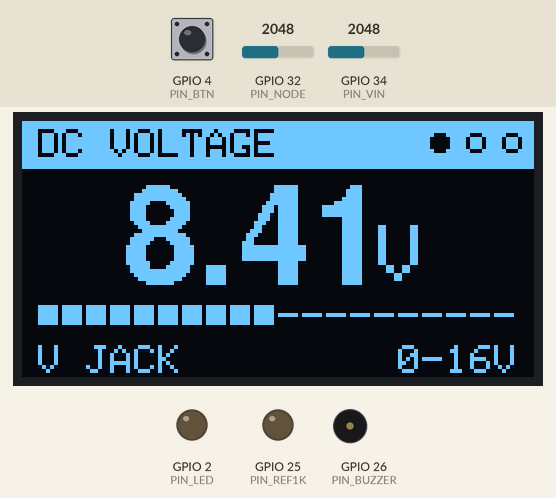
Simulated run of this sketch. Board: ESP32. Shown: 128×64 one-colour display, output pins drawn as LEDs (lit = HIGH), buzzer (waves = sounding, pin HIGH). The inputs (shaded band) are chosen by the test bench; at power-on: GPIO 4 (PIN_BTN) HIGH, GPIO 32 (PIN_NODE) = 2048, GPIO 34 (PIN_VIN) = 2048 (analog values on the 0–4095 scale). What the sketch prints to the serial monitor is not drawn.

Above: at 4.8 s.
4.9 s: GPIO 4 (PIN_BTN) pulled LOW for 0.15 s
At 5.26 s:
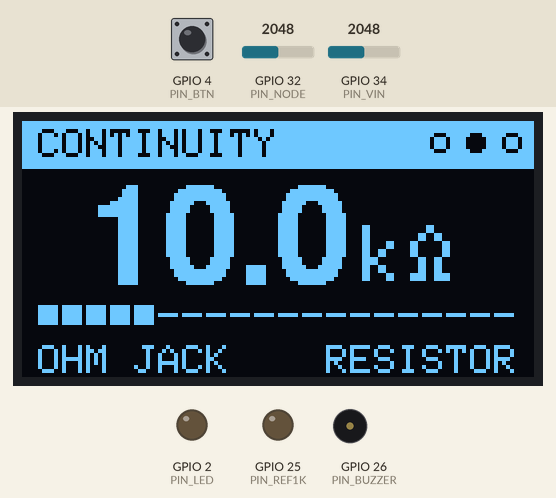
5.6 s: GPIO 32 (PIN_NODE) set to 204
At 6.68 s:
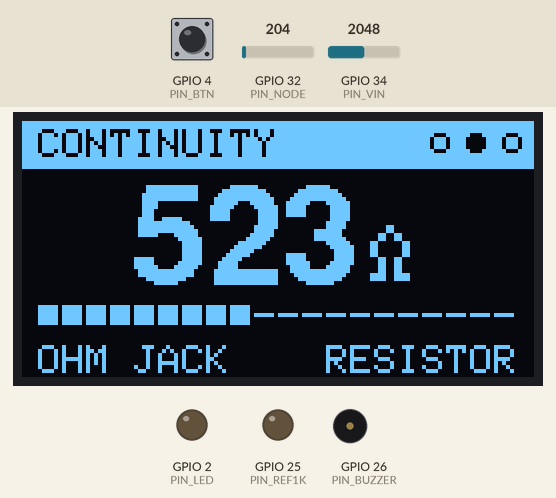
7.5 s: GPIO 32 (PIN_NODE) set to 177
At 8.17 s:
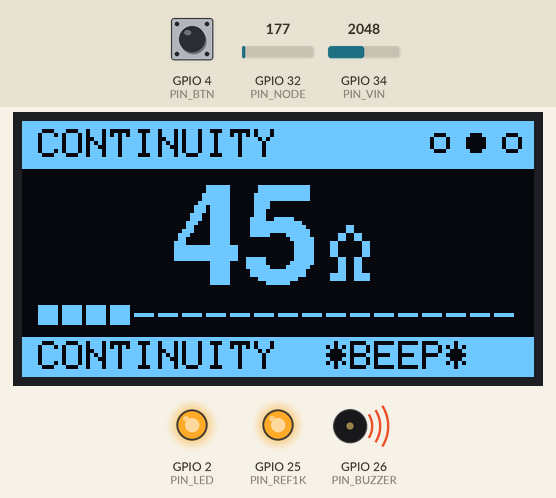
9.4 s: GPIO 4 (PIN_BTN) pulled LOW for 1 s
At 11.0 s:
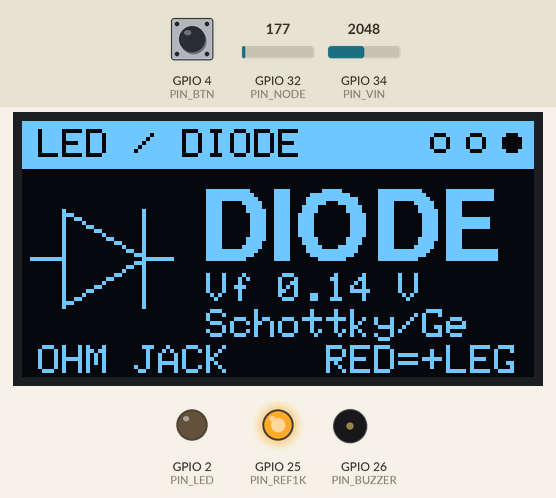
11.9 s: GPIO 32 (PIN_NODE) set to 4095
At 13.1 s:
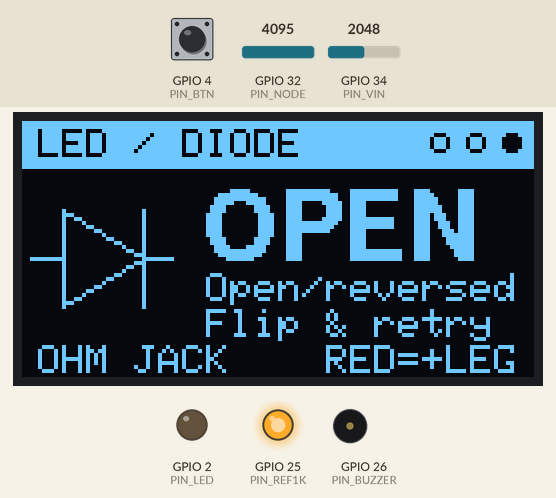
13.9 s: GPIO 32 (PIN_NODE) set to 3789
16.3 s: GPIO 32 (PIN_NODE) set to 3722
At 17.57 s:
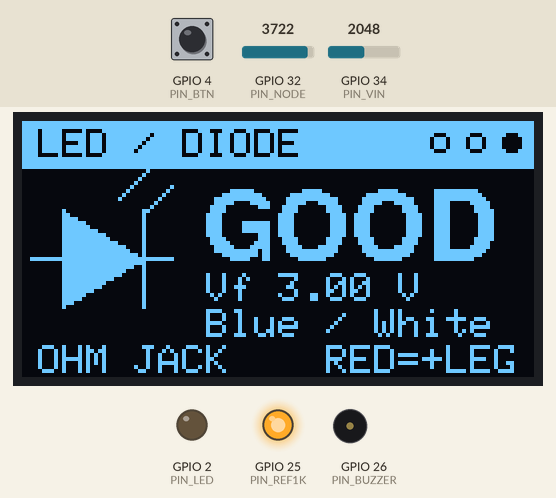
Timing chart, 0 to 19.3 s (numbered marks = the images above; inputs shaded):
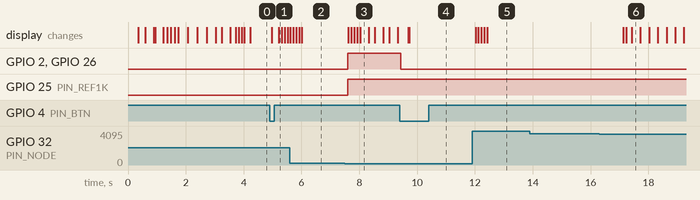

Measured:
- the behaviour switches between 187 and 186 on GPIO 32 (PIN_NODE) (found by bisection; images 2 and 3)
- the behaviour switches between 3723 and 3722 on GPIO 32 (PIN_NODE) (found by bisection; images 5 and 6)
- after the input at 4.9 s, the display: first changes after 0.08 s (image 1 shows a later state)
- after the input at 5.6 s, the display: first differs from a run without the input after 0.12 s (image 2 shows a later state)
- after the input at 7.5 s, GPIO 2 (PIN_LED), GPIO 26 (PIN_BUZZER): LOW → HIGH after 0.10 s; GPIO 25 (PIN_REF1K): LOW → HIGH after 0.09 s; the display: first changes after 0.13 s (image 3 shows a later state)
- after the input at 9.4 s, GPIO 2 (PIN_LED), GPIO 26 (PIN_BUZZER): HIGH → LOW at once; the display: first changes after 0.29 s (image 4 shows a later state)
- after the input at 11.9 s, the display: first changes after 0.12 s (image 5 shows a later state)
- after the input at 13.9 s, every drawn part: stays the same
- after the input at 16.3 s, the display: changes after 0.83 s (image 6)

The sketch:

ESP32_Multimeter.ino
```cpp
#include <Wire.h>
#include <Adafruit_GFX.h>
#include <Adafruit_SSD1306.h>
#include <Fonts/FreeSansBold18pt7b.h>
#include <Fonts/FreeSansBold12pt7b.h>
#include <Fonts/FreeSansBold9pt7b.h>

#define SCREEN_W   128
#define SCREEN_H   64
#define OLED_ADDR  0x3C

#define PIN_SDA     21
#define PIN_SCL     22
#define PIN_BTN      4
#define PIN_VIN     34
#define PIN_NODE    32
#define PIN_REF10K  33
#define PIN_REF1K   25
#define PIN_BUZZER  26
#define PIN_LED      2

#define DEBUG_SERIAL 1

const float R_TOP         = 82000.0f;
const float R_BOTTOM      = 20000.0f;
const float V_CAL         = 1.000f;
const float PIN_OFFSET_MV = 0.0f;
const float V_DEADBAND    = 0.90f;
const float R_HIGH        = 10000.0f;
const float R_LOW         = 1000.0f;
const float VCC_MV        = 3300.0f;
const float SHORT_MV      = 100.0f;
const float CONT_OHMS     = 50.0f;

const char U_V[]    = "V";
const char U_OHM[]  = "\xEA";
const char U_KOHM[] = "k\xEA";
const char U_MOHM[] = "M\xEA";

Adafruit_SSD1306 display(SCREEN_W, SCREEN_H, &Wire, -1);

enum Mode { MODE_VOLT, MODE_OHM, MODE_LED, MODE_COUNT };
enum { OHM_OPEN, OHM_SHORT, OHM_VALUE };
struct OhmResult { uint8_t state; float ohms; };

int      mode     = MODE_VOLT;
float    vFilt    = -1, vShown = 0, rShown = 0, lFilt = -1, barAnim = 0;
uint32_t lastDraw = 0;

bool buttonPressed() {
  static bool last = HIGH;
  static uint32_t t = 0;
  bool now = digitalRead(PIN_BTN);
  bool fired = (last == HIGH && now == LOW && millis() - t > 200);
  if (fired) t = millis();
  last = now;
  return fired;
}

void setBeep(bool on) {
  digitalWrite(PIN_BUZZER, on);
  digitalWrite(PIN_LED, on);
}

void refsOff() {
  pinMode(PIN_REF10K, INPUT);
  pinMode(PIN_REF1K, INPUT);
}

float readMv(uint8_t pin, uint8_t n) {
  uint16_t s[64];
  if (n > 64) n = 64;
  analogReadMilliVolts(pin);
  analogReadMilliVolts(pin);
  for (uint8_t i = 0; i < n; i++) s[i] = (uint16_t)analogReadMilliVolts(pin);
  for (uint8_t i = 1; i < n; i++) {
    uint16_t k = s[i];
    int j = i - 1;
    while (j >= 0 && s[j] > k) { s[j + 1] = s[j]; j--; }
    s[j + 1] = k;
  }
  uint8_t lo = n / 4, hi = n - n / 4;
  uint32_t sum = 0;
  for (uint8_t i = lo; i < hi; i++) sum += s[i];
  return sum / (float)(hi - lo);
}

void drawHeader(const char* title) {
  display.fillRect(0, 0, SCREEN_W, 12, SSD1306_WHITE);
  display.setFont();
  display.setTextSize(1);
  display.setTextColor(SSD1306_BLACK);
  display.setCursor(4, 2);
  display.print(title);
  for (int i = 0; i < MODE_COUNT; i++) {
    int cx = 104 + i * 9;
    if (i == mode) display.fillCircle(cx, 5, 2, SSD1306_BLACK);
    else           display.drawCircle(cx, 5, 2, SSD1306_BLACK);
  }
}

void footerText(const char* left, const char* right) {
  display.setFont();
  display.setTextSize(1);
  display.setTextColor(SSD1306_WHITE);
  display.setCursor(4, 56);
  display.print(left);
  display.setCursor(124 - (int)strlen(right) * 6, 56);
  display.print(right);
}

void drawSegBar(float frac, int y) {
  frac = constrain(frac, 0.0f, 1.0f);
  int on = (int)(frac * 20.0f + 0.5f);
  for (int i = 0; i < 20; i++) {
    int x = 4 + i * 6;
    if (i < on) display.fillRect(x, y, 5, 5, SSD1306_WHITE);
    else        display.drawFastHLine(x, y + 2, 5, SSD1306_WHITE);
  }
}

void drawSegBarAnim(float target, int y) {
  target = constrain(target, 0.0f, 1.0f);
  barAnim += (target - barAnim) * 0.35f;
  drawSegBar(barAnim, y);
}

const GFXfont* chooseFont(const char* s, int maxW, int16_t* x1, int16_t* y1, uint16_t* w, uint16_t* h) {
  const GFXfont* fonts[3] = { &FreeSansBold18pt7b, &FreeSansBold12pt7b, &FreeSansBold9pt7b };
  for (int i = 0; i < 3; i++) {
    display.setFont(fonts[i]);
    display.setTextSize(1);
    display.getTextBounds(s, 0, 0, x1, y1, w, h);
    if ((int)*w <= maxW) return fonts[i];
  }
  return fonts[2];
}

void drawValue(const char* val, const char* unit, int cy) {
  int unitW = (int)strlen(unit) * 12;
  int reserve = unitW ? unitW + 4 : 0;
  int16_t x1, y1, rx, ry;
  uint16_t w, h, rw, rh;
  const GFXfont* f = chooseFont(val, 122 - reserve, &x1, &y1, &w, &h);
  display.setFont(f);
  display.getTextBounds("0", 0, 0, &rx, &ry, &rw, &rh);
  int baseY  = cy - (ry + (int)rh / 2);
  int startX = (SCREEN_W - ((int)w + reserve)) / 2;
  display.setTextColor(SSD1306_WHITE);
  display.setCursor(startX - x1, baseY);
  display.print(val);
  if (unitW) {
    display.setFont();
    display.setTextSize(2);
    display.setCursor(startX + (int)w + 4, baseY - 14);
    display.print(unit);
  }
  display.setFont();
  display.setTextSize(1);
}

void drawFitLeft(const char* s, int x, int cy, int maxW) {
  int16_t x1, y1, rx, ry;
  uint16_t w, h, rw, rh;
  const GFXfont* f = chooseFont(s, maxW, &x1, &y1, &w, &h);
  display.setFont(f);
  display.getTextBounds("0", 0, 0, &rx, &ry, &rw, &rh);
  int baseY = cy - (ry + (int)rh / 2);
  display.setTextColor(SSD1306_WHITE);
  display.setCursor(x - x1, baseY);
  display.print(s);
  display.setFont();
  display.setTextSize(1);
}

void drawSmall(const char* s, int x, int y) {
  display.setFont();
  display.setTextSize(1);
  display.setTextColor(SSD1306_WHITE);
  display.setCursor(x, y);
  display.print(s);
}

void drawLedIcon(bool good, bool raysOn) {
  display.drawFastHLine(2, 34, 8, SSD1306_WHITE);
  display.drawFastHLine(30, 34, 8, SSD1306_WHITE);
  if (good) display.fillTriangle(10, 22, 10, 46, 30, 34, SSD1306_WHITE);
  else      display.drawTriangle(10, 22, 10, 46, 30, 34, SSD1306_WHITE);
  display.drawFastVLine(30, 22, 25, SSD1306_WHITE);
  if (good && raysOn) {
    display.drawLine(24, 19, 31, 12, SSD1306_WHITE);
    display.drawLine(30, 23, 37, 16, SSD1306_WHITE);
  }
}

void wipe() {
  for (int x = 0; x <= SCREEN_W; x += 32) {
    display.fillRect(0, 0, x, SCREEN_H, SSD1306_WHITE);
    display.display();
  }
  for (int x = 0; x <= SCREEN_W; x += 32) {
    display.fillRect(0, 0, x, SCREEN_H, SSD1306_BLACK);
    display.display();
  }
}

void drawBolt() {
  display.fillTriangle(72, 6, 54, 34, 66, 34, SSD1306_WHITE);
  display.fillTriangle(58, 58, 76, 30, 62, 30, SSD1306_WHITE);
}

void drawBrandScene(int blockX, int tagOff) {
  display.clearDisplay();
  display.setFont();
  display.setTextSize(2);
  display.setTextColor(SSD1306_WHITE);
  display.setCursor(10, 2);
  display.print("TechTadka");
  display.fillRoundRect(blockX, 24, 44, 18, 3, SSD1306_WHITE);
  display.setTextColor(SSD1306_BLACK);
  display.setCursor(blockX + 6, 27);
  display.print("360");
  display.setTextSize(1);
  display.setTextColor(SSD1306_WHITE);
  display.setCursor(58, 24 + tagOff);
  display.print("SMART");
  display.setCursor(58, 34 + tagOff);
  display.print("MULTIMETER");
}

void bootAnimation() {
  for (int i = 0; i <= 62; i += 3) {
    display.clearDisplay();
    display.drawFastHLine(0, 32, i, SSD1306_WHITE);
    display.drawFastHLine(127 - i, 32, i, SSD1306_WHITE);
    display.fillCircle(i, 32, 3, SSD1306_WHITE);
    display.fillCircle(127 - i, 32, 3, SSD1306_WHITE);
    display.display();
  }
  display.invertDisplay(true);
  delay(70);
  display.invertDisplay(false);

  for (int r = 4; r <= 44; r += 4) {
    display.clearDisplay();
    display.drawCircle(64, 32, r, SSD1306_WHITE);
    if (r > 12) display.drawCircle(64, 32, r - 10, SSD1306_WHITE);
    if (r > 8) drawBolt();
    display.display();
  }
  delay(250);

  const char* brand = "TechTadka";
  char buf[12];
  for (int i = 1; i <= 9; i++) {
    strncpy(buf, brand, i);
    buf[i] = 0;
    display.clearDisplay();
    display.setFont();
    display.setTextSize(2);
    display.setTextColor(SSD1306_WHITE);
    display.setCursor(10, 2);
    display.print(buf);
    display.display();
    delay(40);
  }

  for (int x = -46; x <= 10; x += 8) {
    drawBrandScene(x > 10 ? 10 : x, 40);
    display.display();
  }
  for (int off = 40; off >= 0; off -= 8) {
    drawBrandScene(10, off);
    display.display();
  }

  const char* steps[4] = { "Starting ADC...", "Checking OLED...", "Probe inputs ready", "All systems go!" };
  for (int s = 0; s < 4; s++) {
    for (int p = 0; p <= 25; p += 5) {
      int pct = s * 25 + p;
      drawBrandScene(10, 0);
      drawSmall(steps[s], 4, 46);
      display.drawRect(4, 57, 120, 6, SSD1306_WHITE);
      display.fillRect(6, 59, (116 * pct) / 100, 2, SSD1306_WHITE);
      display.display();
      delay(20);
    }
  }
  delay(200);
  wipe();
}

OhmResult measureOhms() {
  OhmResult r = { OHM_OPEN, 0 };
  refsOff();
  pinMode(PIN_REF10K, OUTPUT);
  digitalWrite(PIN_REF10K, HIGH);
  delay(3);
  float v = readMv(PIN_NODE, 32);
  if (v >= 3000.0f) { refsOff(); return r; }
  if (v >= 150.0f) {
    r.state = OHM_VALUE;
    r.ohms  = R_HIGH * v / (VCC_MV - v);
    refsOff();
    return r;
  }
  pinMode(PIN_REF10K, INPUT);
  pinMode(PIN_REF1K, OUTPUT);
  digitalWrite(PIN_REF1K, HIGH);
  delay(3);
  float v1 = readMv(PIN_NODE, 32);
  refsOff();
  if (v1 < SHORT_MV) { r.state = OHM_SHORT; return r; }
  r.state = OHM_VALUE;
  r.ohms  = R_LOW * v1 / (VCC_MV - v1);
  return r;
}

void screenVolt() {
  float pinMv = readMv(PIN_VIN, 64);
  float pv = pinMv - PIN_OFFSET_MV;
  if (pv < 0) pv = 0;
  float v = pv / 1000.0f * ((R_TOP + R_BOTTOM) / R_BOTTOM) * V_CAL;

  if (vFilt < 0) vFilt = v;
  else {
    float d = fabsf(v - vFilt);
    float a = (d > 0.5f) ? 0.6f : ((d > 0.15f) ? 0.3f : 0.1f);
    vFilt += a * (v - vFilt);
  }

  static bool zeroed = true;
  if (zeroed && vFilt > V_DEADBAND + 0.10f)  zeroed = false;
  else if (!zeroed && vFilt < V_DEADBAND)    zeroed = true;
  float shown = zeroed ? 0.0f : vFilt;
  if (shown == 0.0f || fabsf(shown - vShown) >= 0.025f) vShown = shown;

#if DEBUG_SERIAL
  static uint32_t lastPrint = 0;
  if (millis() - lastPrint > 500) {
    lastPrint = millis();
    Serial.printf("GPIO34 = %.0f mV   ->   %.2f V\n", pinMv, vShown);
  }
#endif

  drawHeader("DC VOLTAGE");
  if (pinMv > 3000.0f) {
    drawValue("OVER", "", 28);
    drawSegBarAnim(1.0f, 46);
    footerText("V JACK", "TOO HIGH!");
  } else {
    char buf[12];
    snprintf(buf, sizeof(buf), "%.2f", vShown);
    drawValue(buf, U_V, 28);
    bool low = (vShown <= 5.0f);
    drawSegBarAnim(vShown / (low ? 5.0f : 16.0f), 46);
    footerText("V JACK", low ? "0-5V" : "0-16V");
  }
}

void screenOhm() {
  OhmResult r = measureOhms();
  bool cont = (r.state == OHM_SHORT) || (r.state == OHM_VALUE && r.ohms < CONT_OHMS);
  setBeep(cont);

  if (r.state == OHM_VALUE) {
    if (rShown <= 0 || fabsf(r.ohms - rShown) > 0.03f * rShown) rShown = r.ohms;
  } else {
    rShown = 0;
  }

  drawHeader("CONTINUITY");
  char buf[16];
  if (r.state == OHM_OPEN) {
    drawValue("OPEN", "", 28);
    drawSegBarAnim(0.0f, 46);
  } else if (r.state == OHM_SHORT) {
    drawValue("<30", U_OHM, 28);
    drawSegBarAnim(0.0f, 46);
  } else {
    const char* unit = U_OHM;
    if (rShown < 1000.0f)         snprintf(buf, sizeof(buf), "%.0f", rShown);
    else if (rShown < 10000.0f)   { snprintf(buf, sizeof(buf), "%.2f", rShown / 1000.0f); unit = U_KOHM; }
    else if (rShown < 1000000.0f) { snprintf(buf, sizeof(buf), "%.1f", rShown / 1000.0f); unit = U_KOHM; }
    else                          { snprintf(buf, sizeof(buf), "%.2f", rShown / 1000000.0f); unit = U_MOHM; }
    drawValue(buf, unit, 28);
    drawSegBarAnim((log10f(max(rShown, 10.0f)) - 1.0f) / 4.0f, 46);
  }

  if (cont) {
    if ((millis() / 250) % 2 == 0) {
      display.fillRect(0, 54, SCREEN_W, 10, SSD1306_WHITE);
      display.setFont();
      display.setTextSize(1);
      display.setTextColor(SSD1306_BLACK);
      display.setCursor(4, 55);
      display.print("CONTINUITY  *BEEP*");
    } else {
      footerText("OHM JACK", "CONNECTED");
    }
  } else if (r.state == OHM_OPEN) {
    footerText("OHM JACK", "NO CONT.");
  } else {
    footerText("OHM JACK", "RESISTOR");
  }
}

void screenLed() {
  float v = readMv(PIN_NODE, 32);
  lFilt = (lFilt < 0) ? v : lFilt + 0.4f * (v - lFilt);

  drawHeader("LED / DIODE");

  const char* status;
  const char* l2;
  char l1[20];
  bool good = false;
  l1[0] = 0;

  if (lFilt >= 3000.0f) {
    status = "OPEN";
    snprintf(l1, sizeof(l1), "Open/reversed");
    l2 = "Flip & retry";
  } else if (lFilt < SHORT_MV) {
    status = "SHORT";
    snprintf(l1, sizeof(l1), "Short circuit");
    l2 = "Check probes";
  } else if (lFilt < 1000.0f) {
    status = "DIODE";
    snprintf(l1, sizeof(l1), "Vf %.2f V", lFilt / 1000.0f);
    l2 = (lFilt < 450.0f) ? "Schottky/Ge" : "Silicon diode";
  } else {
    good = true;
    status = "GOOD";
    snprintf(l1, sizeof(l1), "Vf %.2f V", lFilt / 1000.0f);
    if (lFilt < 1700.0f)      l2 = "IR / Deep red";
    else if (lFilt < 2300.0f) l2 = "Red/Yel/Grn";
    else                      l2 = "Blue / White";
  }

  drawLedIcon(good, (millis() / 300) % 2 == 0);
  drawFitLeft(status, 46, 26, 78);
  drawSmall(l1, 46, 38);
  drawSmall(l2, 46, 47);
  footerText("OHM JACK", "RED=+LEG");
}

void gotoMode(int m) {
  setBeep(false);
  refsOff();
  wipe();
  mode  = m;
  vFilt = -1; vShown = 0; rShown = 0; lFilt = -1; barAnim = 0;
  if (mode == MODE_LED) {
    pinMode(PIN_REF1K, OUTPUT);
    digitalWrite(PIN_REF1K, HIGH);
    delay(5);
  }
  lastDraw = 0;
}

void setup() {
  Serial.begin(115200);
  pinMode(PIN_BTN, INPUT_PULLUP);
  pinMode(PIN_LED, OUTPUT);
  pinMode(PIN_BUZZER, OUTPUT);
  setBeep(false);
  refsOff();

  analogReadResolution(12);
  analogSetAttenuation(ADC_11db);

  Wire.begin(PIN_SDA, PIN_SCL);
  Wire.setClock(400000);
  if (!display.begin(SSD1306_SWITCHCAPVCC, OLED_ADDR)) {
    Serial.println("OLED not found - check SDA/SCL wires");
    while (true) delay(1000);
  }
  display.cp437(true);
  display.setTextWrap(false);
  display.clearDisplay();
  display.display();

  bootAnimation();
  mode = MODE_VOLT;
}

void loop() {
  if (buttonPressed()) gotoMode((mode + 1) % MODE_COUNT);

  if (millis() - lastDraw >= 100) {
    lastDraw = millis();
    display.clearDisplay();
    switch (mode) {
      case MODE_VOLT: screenVolt(); break;
      case MODE_OHM:  screenOhm();  break;
      case MODE_LED:  screenLed();  break;
    }
    display.display();
  }
}
```
